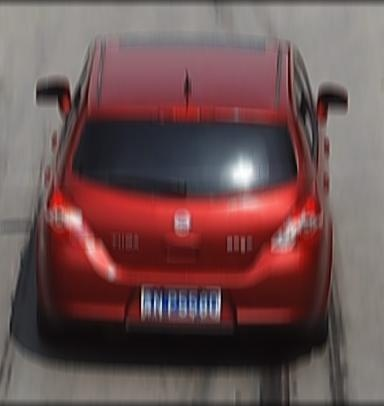
%> input picture Testing_Samples/car_ksize=27.jpg, 384 x 406 px
$ octave graph_blind_main.m   (GNU Octave 9; MATLAB toolbox functions it lacks are replaced by stand-ins)
%> lines starting %> are read from the running program, lines starting %| are printed output that depends on the picture
%> the answer given: Testing_Samples/car_ksize=27.jpg
%> further down, I is the input picture: size 406x384x3 uint8; mean R, G, B 109.9, 82.1, 82.4
### g1/Copy_Enlarge_h.m
function [ I2,border ] = Copy_Enlarge_h( I,H_size )
%> called with H_size = [9 9]

s_h=H_size(1);
s_w=H_size(2);

if mod(s_h,2)==0
    s_h=s_h+1;
end
if mod(s_w,2)==0
    s_w=s_w+1;
end
border=[s_h-1,s_w-1];

[h,w]=size(I);
%> h = 366; w = 344


I2=[ I(:,1)*ones(1,border(2)) I I(:,w)*ones(1,border(2)) ];
I2=[ ones(border(1),1)*I2(1,:);I2;ones(border(1),1)*I2(h,:) ];
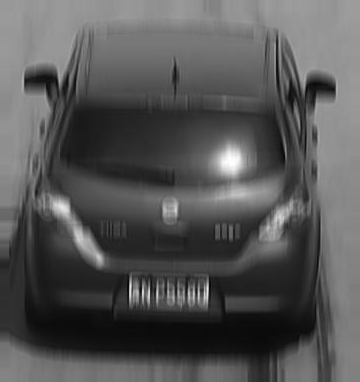
%> I2: size 382x360 double; min 0.0196, max 1, mean 0.337

end

### g1/TV_denoising.m
function [ x ] = TV_denoising( I,weight,max_it )


h=[0 0 0;0 1 0;0 0 0];
h(h==0)=1e-10;
h=h/sum(h(:));

mu=weight(1);
gamma=weight(2);

[s_h,s_w]=size(h);

[I_sym,border]=Copy_Enlarge_h(I,[s_h,s_w]*3);
%> border = [8 8]
I_sym=edgetaper(I_sym,h);
[I_h,I_w]=size(I_sym);
%> I_h = 382; I_w = 360

B=h;
Bt=rot90(h,2);
BtB=conv2(Bt,B);
S_h=2*s_h-1;
S_w=2*s_w-1;

vtv_w=[0,-1,2,-1,0];
vtv_h=vtv_w';

VtV_w=zeros(S_h,S_w);
VtV_w(s_h,s_w-2:s_w+2)=vtv_w;

VtV_h=zeros(S_h,S_w);
VtV_h(s_h-2:s_h+2,s_w)=vtv_h;

Bt_tmp=zeros(S_h,S_w);
Bt_tmp(s_h-(s_h-1)/2:s_h+(s_h-1)/2,s_w-(s_w-1)/2:s_w+(s_w-1)/2)=Bt;

vt_w=[0,-1,1];
vt_h=vt_w';

Vt_w=zeros(S_h,S_w);
Vt_w(s_h,s_w-1:s_w+1)=vt_w;

Vt_h=zeros(S_h,S_w);
Vt_h(s_h-1:s_h+1,s_w)=vt_h;

z_h=zeros(I_h,I_w);
z_w=zeros(I_h,I_w);

y_h=zeros(I_h,I_w);
y_w=zeros(I_h,I_w);

v_w=[1,-1,0];
v_h=v_w';

%% FFT
Ftmp=zeros(S_h+I_h-1,S_w+I_w-1);
Ftmp(1:S_h,1:S_w)=BtB;
FBtB=fft2(Ftmp);

Ftmp=Ftmp*0;
Ftmp(1:S_h,1:S_w)=Bt_tmp;
%> Ftmp: size 386x364 double; min 0, max 1, mean 7.12e-06; mean of the top-left, top-right, bottom-left and bottom-right quarters 2.85e-05, 0, 0, 0
FBt=fft2(Ftmp);

Ftmp=Ftmp*0;
Ftmp(1:S_h,1:S_w)=VtV_w;
%> Ftmp: size 386x364 double; min -1, max 2, mean 0
FVtV_w=fft2(Ftmp);

Ftmp=Ftmp*0;
Ftmp(1:S_h,1:S_w)=VtV_h;
%> Ftmp: size 386x364 double; min -1, max 2, mean 0; mean of the top-left, top-right, bottom-left and bottom-right quarters 0, 0, 0, 0
FVtV_h=fft2(Ftmp);

Ftmp=Ftmp*0;
Ftmp(1:I_h,1:I_w)=I_sym;
Fb=fft2(Ftmp);

Ftmp=Ftmp*0;
%> Ftmp: size 386x364 double; every value is 0
Ftmp(1:S_h,1:S_w)=Vt_w;
%> Ftmp: size 386x364 double; min -1, max 1, mean 0
FVt_w=fft2(Ftmp);

Ftmp=Ftmp*0;
%> Ftmp: size 386x364 double; every value is 0
Ftmp(1:S_h,1:S_w)=Vt_h;
FVt_h=fft2(Ftmp);

%% Solver
for i=1:max_it
    Ftmp=Ftmp*0;
    Ftmp(1:I_h,1:I_w)=z_h;
    Fz_h=fft2(Ftmp);

    Ftmp=Ftmp*0;
    Ftmp(1:I_h,1:I_w)=z_w;
    Fz_w=fft2(Ftmp);

    Ftmp=Ftmp*0;
    Ftmp(1:I_h,1:I_w)=y_h;
    Fy_h=fft2(Ftmp);

    Ftmp=Ftmp*0;
    Ftmp(1:I_h,1:I_w)=y_w;
    Fy_w=fft2(Ftmp);
    x=ifft2((Fb.*FBt+gamma*FVt_h.*Fz_h+gamma*FVt_w.*Fz_w+gamma*FVt_h.*Fy_h+gamma*FVt_w.*Fy_w)...
        ./(FBtB+gamma*FVtV_w+gamma*FVtV_h));
    x=x(1:I_h,1:I_w);

    Vx_h=imfilter(x,v_h,'conv','replicate');
    Vx_h(end,:)=0;
    Vx_w=imfilter(x,v_w,'conv','replicate');
    Vx_w(:,end)=0;

    z_h=z_h*0;
    z_h(Vx_h-y_h>mu/(gamma)) = Vx_h(Vx_h-y_h>mu/(gamma))...
        -y_h(Vx_h-y_h>mu/(gamma)) - mu/(gamma);
    z_h(Vx_h-y_h<-mu/(gamma))=Vx_h(Vx_h-y_h<-mu/(gamma))...
        -y_h(Vx_h-y_h<-mu/(gamma)) + mu/(gamma);

    z_w=z_w*0;
    z_w(Vx_w-y_w>mu/(gamma)) = Vx_w(Vx_w-y_w>mu/(gamma))...
        -y_w(Vx_w-y_w>mu/(gamma)) - mu/(gamma);
    z_w(Vx_w-y_w<-mu/(gamma)) = Vx_w(Vx_w-y_w<-mu/(gamma))...
        -y_w(Vx_w-y_w<-mu/(gamma)) + mu/(gamma);

    y_h=y_h-(Vx_h-z_h);
    y_w=y_w-(Vx_w-z_w);
end
%> this loop made 10 passes
%> pass 1, in TV_denoising, `Vx_w=imfilter(x,v_w,'conv','replicate');`:
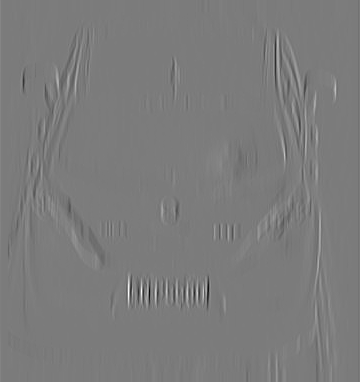
%> Vx_w: size 382x360 double; min -0.569, max 0.602, mean 0.000235; drawn with min black and max white
%> after the loop:
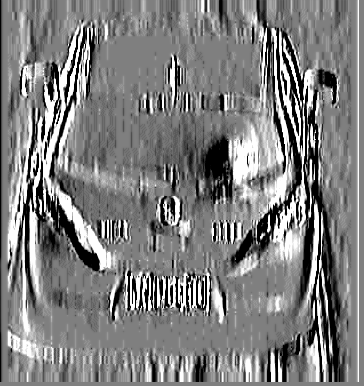
%> Ftmp: size 386x364 double; min -0.1, max 0.1, mean -0.000306; drawn with min black and max white
%> after the loop:
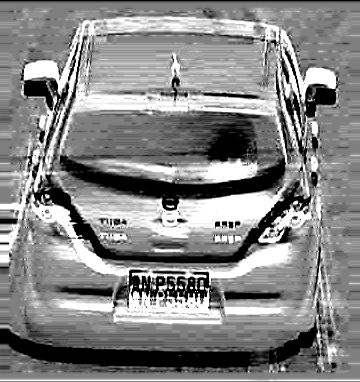
%> y_h: size 382x360 double; min -0.1, max 0.1, mean 0.00536; drawn with min black and max white
%> after the loop:
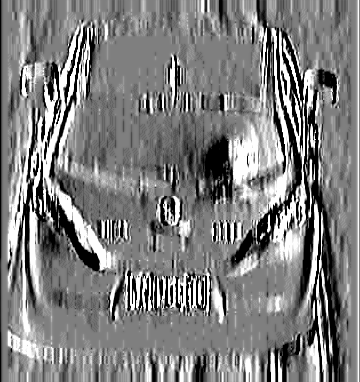
%> y_w: size 382x360 double; min -0.1, max 0.1, mean -0.000328; drawn with min black and max white

x=x(border(1)+1:I_h-border(1),border(2)+1:I_w-border(2));
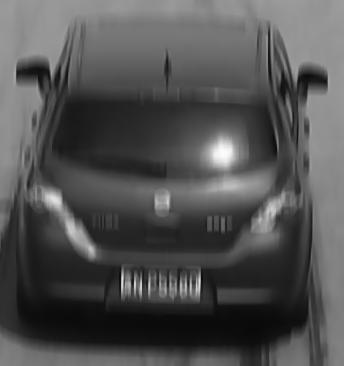
%> x: size 366x344 double; min 0.0393, max 0.991, mean 0.322
end

### g1/bid_rgtv_c2f_cg.m
function [ k_estimate, Y_r_rgtv_cg ] = bid_rgtv_c2f_cg( Y_b,k_estimate_size, show_intermediate)


scale_factor=log2(3);
level_num=ceil(log(k_estimate_size/7)/log(scale_factor))+1;
image_pyramid=cell(level_num,1);
k_size=zeros(level_num,1);
image_size=zeros(level_num,2);

image_pyramid{1}=TV_denoising(Y_b,[0.01,0.1],10);

k_size(1)=k_estimate_size;
image_size(1,:)=size(image_pyramid{1});
for i=2:level_num
    image_size(i,:)=floor(image_size(i-1,:)/log2(3));
    image_pyramid{i}=imresize(image_pyramid{i-1},image_size(i,:),'bilinear');
    k_size(i)=floor(k_size(i-1)/log2(3));
    k_size(i)=k_size(i)+(1-mod(k_size(i),2));
end
%> after the loop, image_pyramid = 6 items; image_size = [366 344; 230 217; 145 136; 91 85; 57 53; 35 33]; k_size = [69; 43; 27; 17; 11; 7]

frame=1;
Level=1;
[D,R]=GenerateFrameletFilter(frame);
KD  = @(x) FraDecMultiLevel2D(x,D,Level); % kernel decomposition
KF = @(x,ratio) kernel_filter(x,R,Level,ratio); % kernel filter

%% RGTV Blind
for level=level_num:-1:1

    mu=0.01;
    lambda=0.05;

%     sigma=0.1;
    sigma=0.1*sqrt(2);

    if level >= level_num
        k_estimate=zeros(k_size(level),k_size(level));
        k_center=ceil(k_size(level)/2);
        k_estimate(k_center,k_center)=1;
    else
        k_estimate=imresize(k_estimate,[k_size(level),k_size(level)],'bilinear');
        k_estimate(k_estimate<max(k_estimate(:))*0.05)=0;
        k_estimate=k_estimate/sum(k_estimate(:));
    end

    [Y_b_padding,padsize] = G_padding(image_pyramid{level},k_estimate,1);
    Y_r_rgtv_cg=Y_b_padding;
    [h,w]=size(Y_r_rgtv_cg);

    for iter=1:3

        fprintf('level %d, Iter %d:',level,iter);
        W1=ones(h*w,4);
        W=W1;
        for i=1:3
            fprintf('%d...',i);
            for j=1:3
                Y_r_rgtv_cg=Deblur_GL_CG_4(Y_b_padding,k_estimate,W,mu,20);
                W=W1.*weights_computation( Y_r_rgtv_cg,[],4,2 );
            end
            W1=weights_computation( Y_r_rgtv_cg,sigma,4,1 );
            W=W1.*weights_computation( Y_r_rgtv_cg,[],4,2 );
        end
        fprintf('\n');

        Y_r_rgtv_cg=Y_r_rgtv_cg(padsize(1)+1:end-padsize(1),padsize(2)+1:end-padsize(2));

        if show_intermediate
            figure(11);
            imshow(Y_r_rgtv_cg);
            title('RGTV CG');
        end

       %% kernel estimate
        t_s=0.1;
        t_r=0.3;
        [ M ] = informative_edge_mask_adaptive_mine( Y_r_rgtv_cg,t_s,t_r,5);
        k_estimate=kernel_solver_L2(Y_r_rgtv_cg,image_pyramid{level},k_size(level),M,lambda);

        if level<=2
            Cf=KD(k_estimate);
            k_estimate=KF(Cf,0.05); % filter noise in restored kernel
            k_estimate(k_estimate<max(k_estimate(:))*0.05)=0; % Thresholding
            k_estimate=k_estimate/sum(k_estimate(:));
            [ k_estimate ] = kernel_centralize(k_estimate,0.1);
        end

        if show_intermediate
            figure(12);
            imshow(k_estimate,[]);
            title('Estimated kernel');
        end

%         mu=mu/1.1;
        lambda=lambda/1.2;
    end
end
%> this loop made 1 pass
%> (k_center, padsize) on pass 1: (4, [7 7])
%> pass 1, in G_padding, `x_padding=padarray(x,padsize,'replicate','both');`:
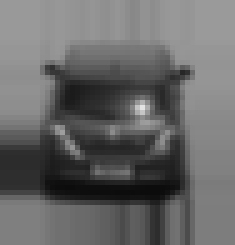
%> x_padding: size 49x47 double (shown 5 times larger); min 0.0444, max 0.891, mean 0.408
%> the run ends on the next line

end

### g1/G_padding.m
function [ x_padding,padsize ] = G_padding( x,k,factor )

padsize=size(k)*factor;
x_padding=padarray(x,padsize,'replicate','both');

end

### g1/2DTWFT/2D/GenerateFrameletFilter.m
function [D,R]=GenerateFrameletFilter(frame)
if frame==0          %2d discrete Haar Wavelet
    D{1}=[0 1 1]/2;
    D{2}=[0 1 -1]/2;
    D{3}='cc';
    R{1}=[1 1 0]/2;
    R{2}=[-1 1 0]/2;
    R{3}='cc';
elseif frame==1      %Piecewise Linear Framelet
    D{1}=[1 2 1]/4;
    D{2}=[1 0 -1]/4*sqrt(2);
    D{3}=[-1 2 -1]/4;
    D{4}='ccc';
    R{1}=[1 2 1]/4;
    R{2}=[-1 0 1]/4*sqrt(2);
    R{3}=[-1 2 -1]/4;
    R{4}='ccc';
elseif frame==3      %Piecewise Cubic Framelet
    D{1}=[1 4 6 4 1]/16;
    D{2}=[1 2 0 -2 -1]/8;
    D{3}=[-1 0 2 0 -1]/16*sqrt(6);
    D{4}=[-1 2 0 -2 1]/8;
    D{5}=[1 -4 6 -4 1]/16;
    D{6}='ccccc';
    R{1}=[1 4 6 4 1]/16;
    R{2}=[-1 -2 0 2 1]/8;
    R{3}=[-1 0 2 0 -1]/16*sqrt(6);
    R{4}=[1 -2 0 2 -1]/8;
    R{5}=[1 -4 6 -4 1]/16;
    R{6}='ccccc';
end

### graph_blind_main.m
clear;
close all;

addpath(genpath('.\g1'));

%% Blurry Input
[img_name, img_path]=uigetfile('*.*');
I=imread(fullfile(img_path, img_name));

if numel(size(I))>2
    Y_b=im2double(rgb2gray(I));
else
    Y_b=im2double(I);
end

figure(2);
imshow(Y_b);
title('Blurry single photon Image');

%% Blind image deblurring
k_estimate_size=69; % set approximate kernel size
show_intermediate=true; % show intermediate output or not

border=20;% cut boundaries of the input blurry image (default border length: 20)
tic;
[ k_estimate,Y_intermediate ] = bid_rgtv_c2f_cg( Y_b(border+1:end-border,border+1:end-border),k_estimate_size,show_intermediate );

$ run again, on Testing_Samples/flower.png
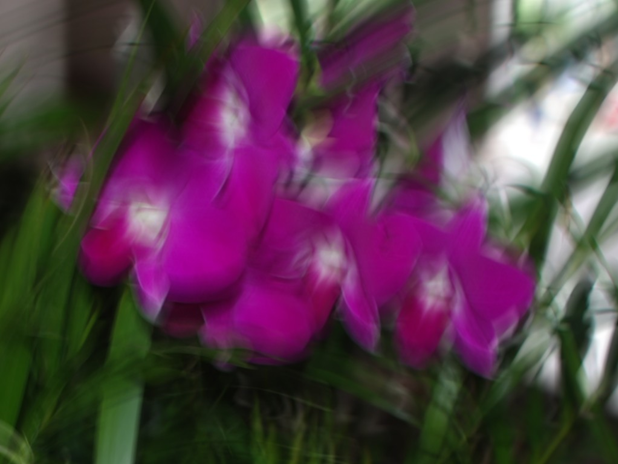
%> input picture Testing_Samples/flower.png, 618 x 464 px
%> I is the input picture: size 464x618x3 uint8; mean R, G, B 85.1, 58.8, 72.8
%> border = [8 8]
%> in TV_denoising, `x=x(border(1)+1:I_h-border(1),border(2)+1:I_w-border(2));`:
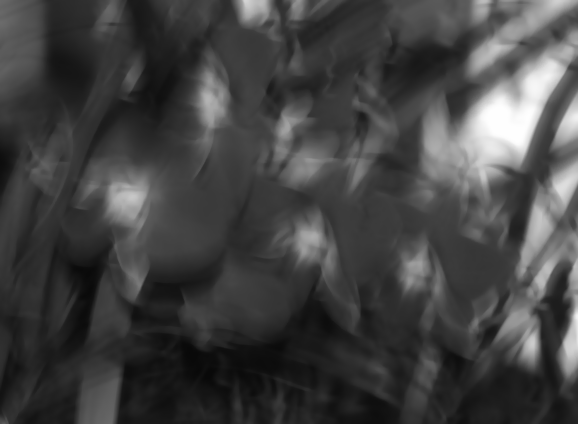
%> x: size 424x578 double; min 0.0352, max 1, mean 0.261
%> after the loop in bid_rgtv_c2f_cg, `for i=2:level_num`: image_pyramid = 6 items; image_size = [424 578; 267 364; 168 229; 105 144; 66 90; 41 56]; k_size = [69; 43; 27; 17; 11; 7]
%> the loop in bid_rgtv_c2f_cg, `for level=level_num:-1:1` made 1 pass
%> (k_center, padsize) on pass 1: (4, [7 7])
%> pass 1, in G_padding, `x_padding=padarray(x,padsize,'replicate','both');`:
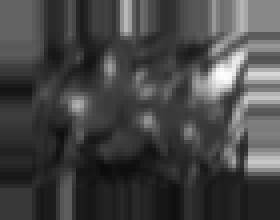
%> x_padding: size 55x70 double (shown 4 times larger); min 0.0459, max 0.998, mean 0.273
